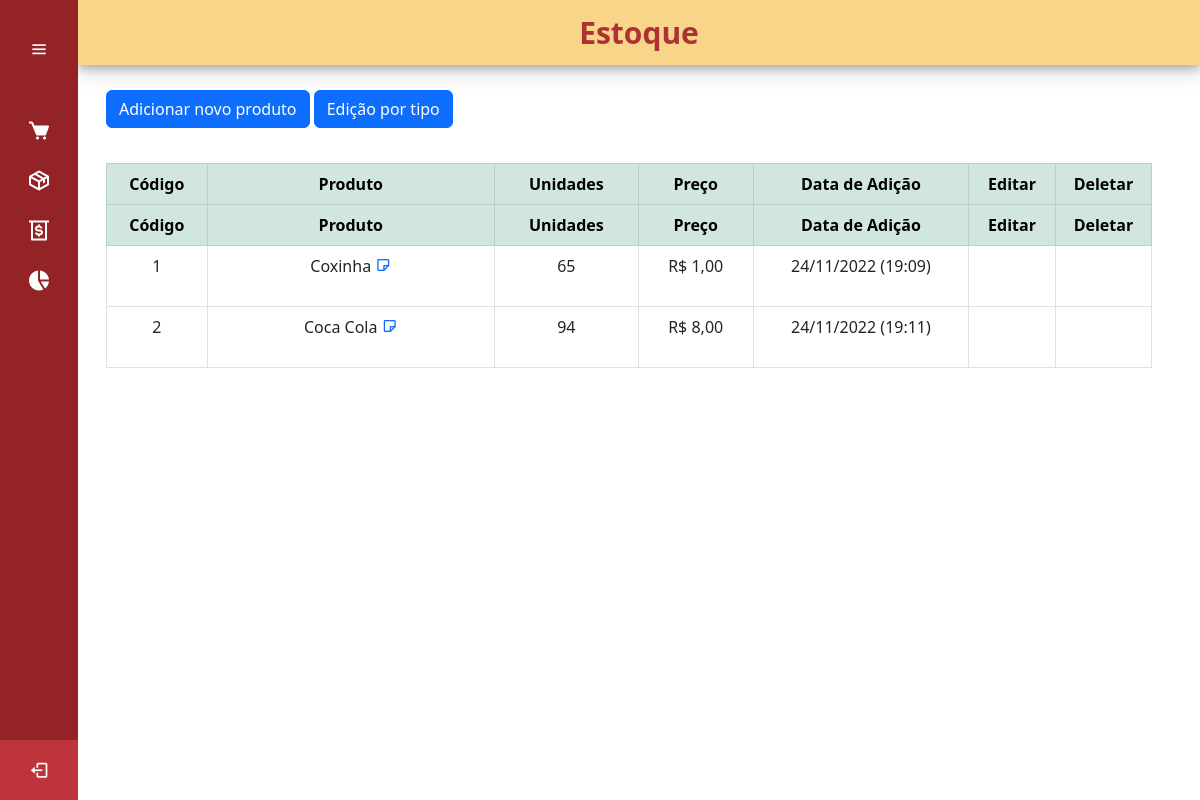
Page /estoque on the earlier database version.
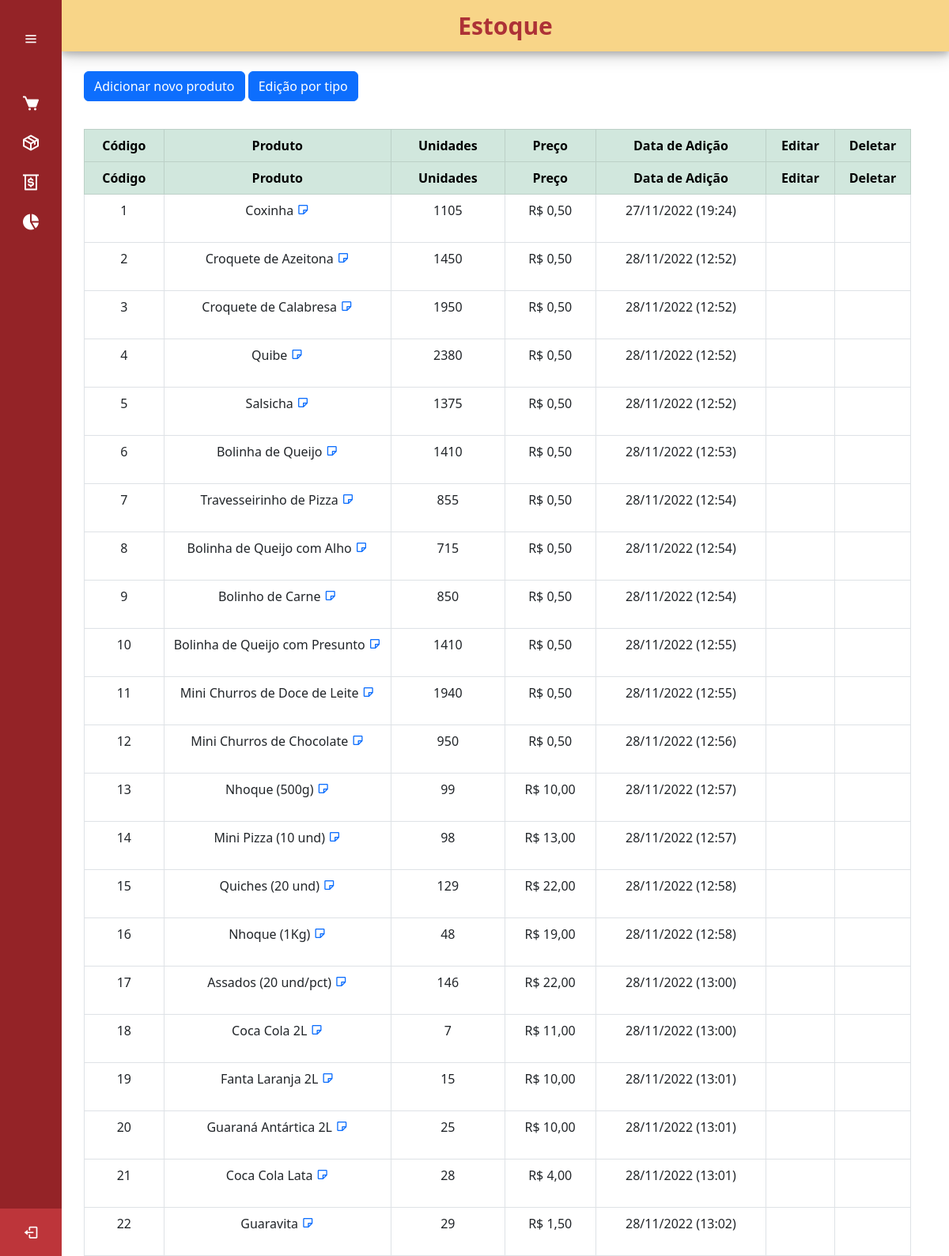
Same page on the later database version.
### cadastro/models.py (models this page shows, shortened)
class ListaProdutos(models.Model):
    nome_produto = models.CharField(max_length=50, verbose_name='Produto')
    quantidade_produto = models.IntegerField(verbose_name='Qntd.')
    vendido = models.IntegerField(verbose_name='Vendidos')
    data_adicao_prod= models.DateTimeField(auto_now_add= True ,verbose_name='Data de Adição')
    nota_produto = models.TextField(null=True, blank=True)
    custo = models.FloatField(verbose_name='Custo')
    tipo_produto = models.TextField(verbose_name='Tipo de Produto')

### cadastro/views.py (the view)
# urls.py: path('estoque', estoque, name='estoque'),
def estoque(request):
    produto_list = ListaProdutos.objects.all()
    tags = []
    for prod in produto_list:
        if prod.tipo_produto in tags:
            pass
        else:
            tags.append(prod.tipo_produto)
    return render (request , 'paginas/estoque.html',{'tags':tags,'produtos':produto_list})

### paginas/templates/paginas/estoque.html (shortened to what this page needs)
{% extends 'paginas/modelo.html' %}
{% load static %}
{% block conteudo %}
<div class="home_content" style="top: 30px">
    <div class="conteudo_pagina">
        <div class="container">
            <div class="buttons_area">
                <button type="button" class="btn btn-primary" data-bs-toggle="modal" data-bs-target="#addModal">
                    Adicionar novo produto
                </button>
                <button type="button" class="btn btn-primary" data-bs-toggle="modal" data-bs-target="#loteModal">
                    Edição por tipo
                </button>
            </div>
            <table class="table table-bordered" id="table" style="text-align: center ;">
                <thead class="table-success">
                    <tr>
                        <th style="width: 7%;">Código</th>
                        <th style="width: 20%;">Produto</th>
                        <th style="width: 10%;">Unidades</th>
                        <th style="width: 8%;">Preço</th>
                        <th style="width: 15%;">Data de Adição</th>
                        <th style="width: 5%;">Editar</th>
                        <th style="width: 5%;">Deletar</th>
                    </tr>
                </thead>
                {% for produto in produtos %}
                <tr>
                    <td>{{ produto.id }}</td>
                    <td>{{ produto.nome_produto }} <a class="text-center" title="Nota Produto" data-bs-toggle="modal" data-bs-target="#notaModal{{ produto.pk }}"><i class='bx bx-note'></i></a></td>
                    <td>{{ produto.quantidade_produto }}</td>
                    <td>R$ {{ produto.custo |floatformat:2 }}</td>
                    <td>{{ produto.data_adicao_prod | date:'d/m/Y (H:i)' }}</td>
                    <td>
                        <a class="btn btn-sucess text-center" title="Editar Produto" data-bs-toggle="modal"
                            data-bs-target="#editModal{{ produto.pk }}">
                            <box-icon name='edit'></box-icon>
                        </a>
                    </td>
                    <td>
                        <a class="btn text-center" title="Deletar Produto" data-bs-toggle="modal"
                            data-bs-target="#deleteModal{{ produto.pk }}">
                            <box-icon name='trash'></box-icon>
                        </a>
                    </td>
                </tr>
                {% endfor %}
            </table>
        </div>
    </div>
</div>
{% endblock %}

Differences in the rows shown:
changed ListaProdutos "Coxinha": quantidade_produto "65" → "1105"; custo "1,00" → "0,50"; data_adicao_prod "24/11/2022 (19:09)" → "27/11/2022 (19:24)"
changed ListaProdutos id 2: nome_produto "Coca Cola" → "Croquete de Azeitona"; quantidade_produto "94" → "1450"; custo "8,00" → "0,50"; data_adicao_prod "24/11/2022 (19:11)" → "28/11/2022 (12:52)"
added ListaProdutos: id "3", nome_produto "Croquete de Calabresa", quantidade_produto "1950", custo "0,50", data_adicao_prod "28/11/2022 (12:52)"
added ListaProdutos: id "4", nome_produto "Quibe", quantidade_produto "2380", custo "0,50", data_adicao_prod "28/11/2022 (12:52)"
added ListaProdutos: id "5", nome_produto "Salsicha", quantidade_produto "1375", custo "0,50", data_adicao_prod "28/11/2022 (12:52)"
added ListaProdutos: id "6", nome_produto "Bolinha de Queijo", quantidade_produto "1410", custo "0,50", data_adicao_prod "28/11/2022 (12:53)"
added ListaProdutos: id "7", nome_produto "Travesseirinho de Pizza", quantidade_produto "855", custo "0,50", data_adicao_prod "28/11/2022 (12:54)"
added ListaProdutos: id "8", nome_produto "Bolinha de Queijo com Alho", quantidade_produto "715", custo "0,50", data_adicao_prod "28/11/2022 (12:54)"
added ListaProdutos: id "9", nome_produto "Bolinho de Carne", quantidade_produto "850", custo "0,50", data_adicao_prod "28/11/2022 (12:54)"
added ListaProdutos: id "10", nome_produto "Bolinha de Queijo com Presunto", quantidade_produto "1410", custo "0,50", data_adicao_prod "28/11/2022 (12:55)"
added ListaProdutos: id "11", nome_produto "Mini Churros de Doce de Leite", quantidade_produto "1940", custo "0,50", data_adicao_prod "28/11/2022 (12:55)"
added ListaProdutos: id "12", nome_produto "Mini Churros de Chocolate", quantidade_produto "950", custo "0,50", data_adicao_prod "28/11/2022 (12:56)"
added ListaProdutos: id "13", nome_produto "Nhoque (500g)", quantidade_produto "99", custo "10,00", data_adicao_prod "28/11/2022 (12:57)"
added ListaProdutos: id "14", nome_produto "Mini Pizza (10 und)", quantidade_produto "98", custo "13,00", data_adicao_prod "28/11/2022 (12:57)"
added ListaProdutos: id "15", nome_produto "Quiches (20 und)", quantidade_produto "129", custo "22,00", data_adicao_prod "28/11/2022 (12:58)"
added ListaProdutos: id "16", nome_produto "Nhoque (1Kg)", quantidade_produto "48", custo "19,00", data_adicao_prod "28/11/2022 (12:58)"
added ListaProdutos: id "17", nome_produto "Assados (20 und/pct)", quantidade_produto "146", custo "22,00", data_adicao_prod "28/11/2022 (13:00)"
added ListaProdutos: id "18", nome_produto "Coca Cola 2L", quantidade_produto "7", custo "11,00", data_adicao_prod "28/11/2022 (13:00)"
added ListaProdutos: id "19", nome_produto "Fanta Laranja 2L", quantidade_produto "15", custo "10,00", data_adicao_prod "28/11/2022 (13:01)"
added ListaProdutos: id "20", nome_produto "Guaraná Antártica 2L", quantidade_produto "25", custo "10,00", data_adicao_prod "28/11/2022 (13:01)"
added ListaProdutos: id "21", nome_produto "Coca Cola Lata", quantidade_produto "28", custo "4,00", data_adicao_prod "28/11/2022 (13:01)"
added ListaProdutos: id "22", nome_produto "Guaravita", quantidade_produto "29", custo "1,50", data_adicao_prod "28/11/2022 (13:02)"
